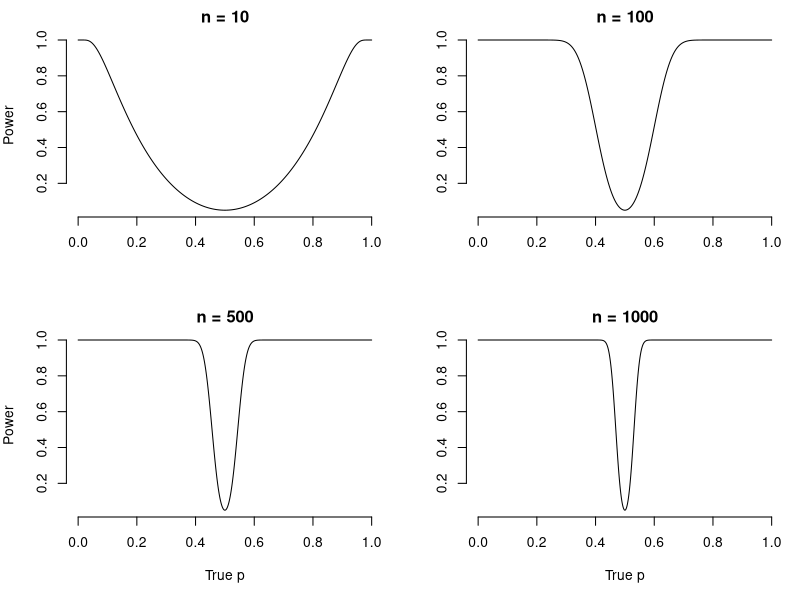

Write R code to recreate this figure. (Note: this script raises an error after producing the figure.)

#Calculate the power of a two-sided test for a population proportion
power <- function(n, p, p0 = 0.5, alpha = 0.05){

  SE <- sqrt(p * (1-p) / n)
  
  c.alpha <- qnorm(1 - alpha/2) 
  
  upper <- (p0 + (c.alpha * p0)/sqrt(n) - p) / SE
  lower <- (p0 - (c.alpha * p0)/sqrt(n) - p) / SE
  
  power <- pnorm(lower) + 1 - pnorm(upper)
  
  return(power)
  
}#END power

#Check against the book
power(n = 600, p = 0.55)

op <- par()

p1 <- seq(from = 0, to = 1, by = 0.001)

par(mfrow = c(2,2), oma = c(0,0,0,0), mar = c(5, 4, 2, 1))

plot(p1, power(n = 10, p1), type = 'l', xlab = '', ylab = 'Power', bty = 'n', main = 'n = 10')

plot(p1, power(n = 100, p1), type = 'l', xlab = '', ylab = '', bty = 'n', main = 'n = 100')

plot(p1, power(n = 500, p1), type = 'l', xlab = 'True p', ylab = 'Power', bty = 'n', main = 'n = 500')

plot(p1, power(n = 1000, p1), type = 'l', xlab = 'True p', ylab = '', bty = 'n', main = 'n = 1000')
par(op)

#Evaluate power at various sample sizes and alternatives
power.table <- function(p1, n){
  
  params <- expand.grid(p1, n)
  values <- round(mapply(power, n = params[,2], p = params[,1]),2)
  out <- matrix(values, nrow = length(p1), dimnames = list(paste('p=', p1, sep = ''), paste('n=', n, sep = '')))
  
  return(out)
  
}#END power.table

#``Fine'' power table around 0.5
p1 <- seq(from = 0.45, to = 0.55, by = 0.01)
n <- c(10,100, 500, 1000, 5000, 10000, 50000)
fine <- power.table(p1, n)

#``Coarse'' power table
p1 <- seq(from = 0.1, to = 0.9, by = 0.1)
n <- c(10, 20, 30, 40, 50)
coarse <- power.table(p1, n)

library(Hmisc)
latex(coarse)
latex(fine)
